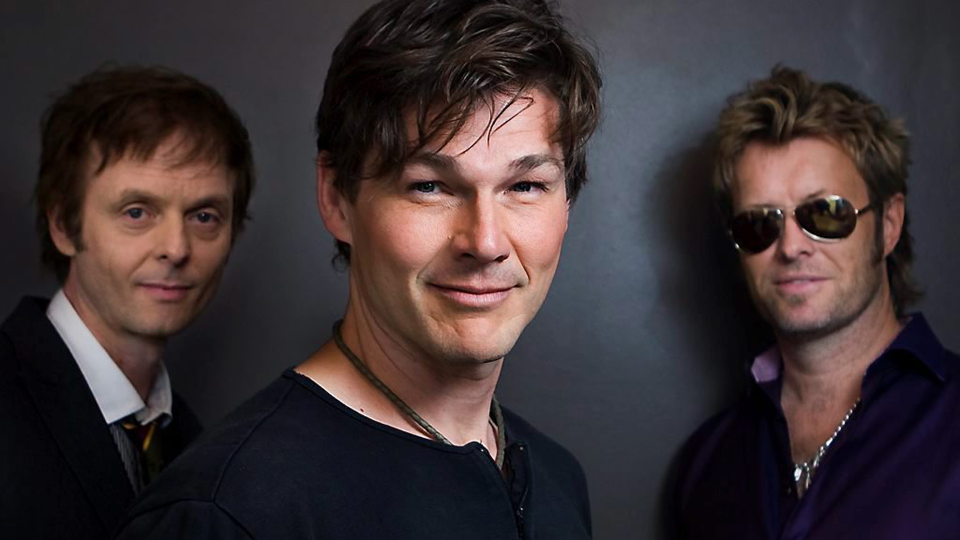
#> input picture images/aha.jpg, 1920 x 1080 px, given in place of the camera (shown at 1/2 size)
$ python detect_eyes.py
#> lines starting #> are read from the running program, lines starting #| are printed output that depends on the picture
# detect_eyes.py
# detect eyes
# 7/13/22

import cv2

face_cascade = cv2.CascadeClassifier('./haarcascade/haarcascade_frontalface_alt.xml')
eye_cascade = cv2.CascadeClassifier('./haarcascade/haarcascade_lefteye_2splits.xml')


if face_cascade.empty():
    raise IOError('Face Cascade not found')

if eye_cascade.empty():
    raise IOError('Eye Cascade not found')

cap = cv2.VideoCapture(0)
ds_factor = 0.5

while True:
    ret, frame = cap.read()
#> frame is the input picture: shape (1080, 1920, 3); mean B, G, R 51.7, 49.6, 60.3
    frame = cv2.resize(frame, None, fx=ds_factor, fy=ds_factor, interpolation=cv2.INTER_AREA)
#> frame: shape (540, 960, 3)
    gray = cv2.cvtColor(frame, cv2.COLOR_BGR2GRAY)
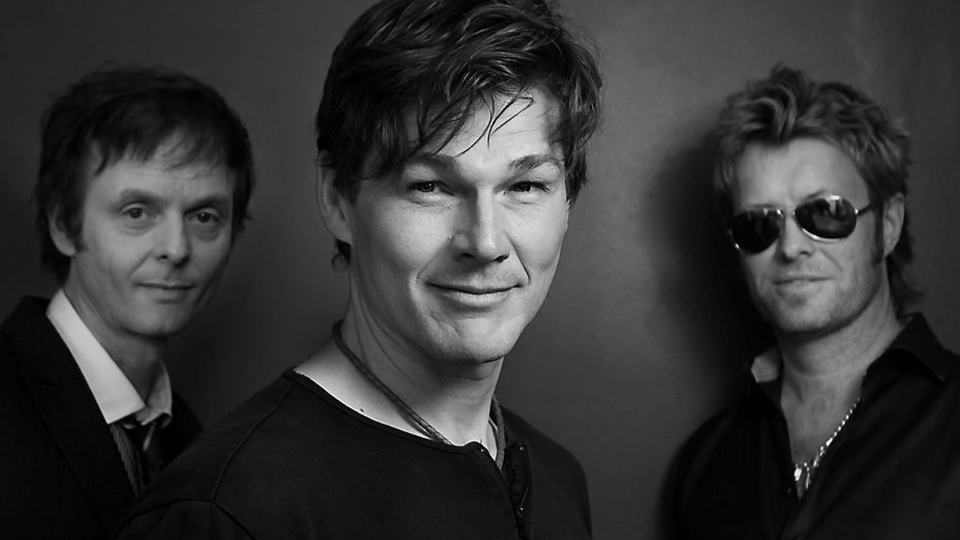
#> gray: shape (540, 960); min 0, max 254, mean 53.1

    faces = face_cascade.detectMultiScale(gray, 1.3, 5)
#> faces = [[79, 142, 190, 190], [706, 149, 186, 186], [361, 94, 243, 243]]
    for (x,y, w,h) in faces:
        roi_gray = gray[y:y+h, x:x+w]
        roi_color = frame[y:y+h, x:x+w]
        # face detected
        cv2.rectangle(frame,(x,y), (x+w, y+h), (0,255,0), 3)
        eyes = eye_cascade.detectMultiScale(roi_gray)
        cv2.imshow('roi color', roi_color)
        # cv2.waitKey()
        for (x_eye, y_eye, w_eye, h_eye) in eyes:
            cv2.rectangle(roi_color, (x_eye, y_eye), (x_eye + w_eye, y_eye + h_eye), (255, 255, 0), 3)
            center = (int(x_eye + 0.5*w_eye), int(y_eye + 0.5*h_eye))
            radius = int(0.3 * (w_eye + h_eye))
            color = (0, 255, 0)
            thickness = 3
            cv2.circle(roi_color, center, radius, color, thickness)
#> this loop made 3 passes
#> (x, y, w, h, eyes) on passes 1, 3: (79, 142, 190, 190, [[109, 51, 38, 38], [39, 42, 46, 46]]), (361, 94, 243, 243, [[145, 59, 52, 52]])
#> pass 1, `roi_color = frame[y:y+h, x:x+w]`:
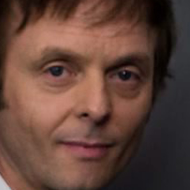
#> roi_color: shape (190, 190, 3); mean B, G, R 57.7, 67.6, 97.6
#> pass 1, `cv2.imshow('roi color', roi_color)`:
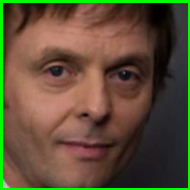
#> window 'roi color': shape (190, 190, 3); mean B, G, R 55.6, 78.5, 94.5
#> pass 2, `roi_gray = gray[y:y+h, x:x+w]`:
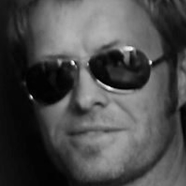
#> roi_gray: shape (186, 186); min 0, max 251, mean 74.4
#> after the loop:
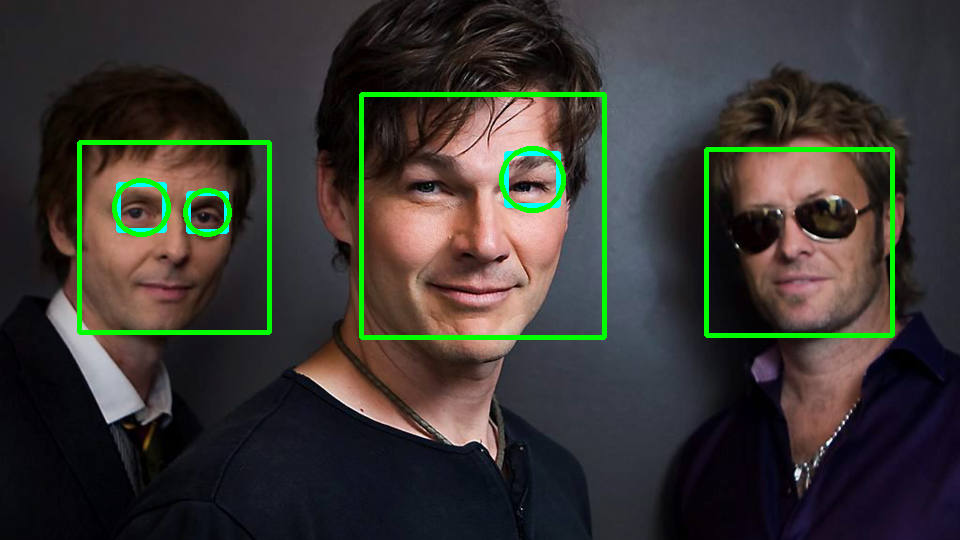
#> frame: shape (540, 960, 3); mean B, G, R 50.5, 55.5, 57.6
#> after the loop:
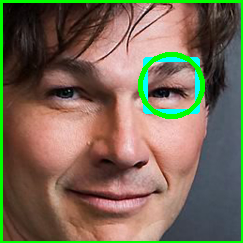
#> roi_color: shape (243, 243, 3); mean B, G, R 85.4, 106.3, 119.7
#> after the loop:
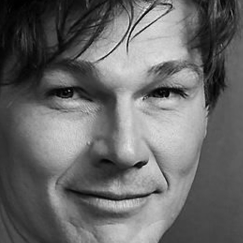
#> roi_gray: shape (243, 243); min 0, max 241, mean 104.5

    cv2.imshow('Eye Detector', frame)
    c = cv2.waitKey(1)
#> (key Esc is pressed here)
    if c == 27:
        break

cap.release()
cv2.destroyAllWindows()

$ run again, on images/banana1.jpg
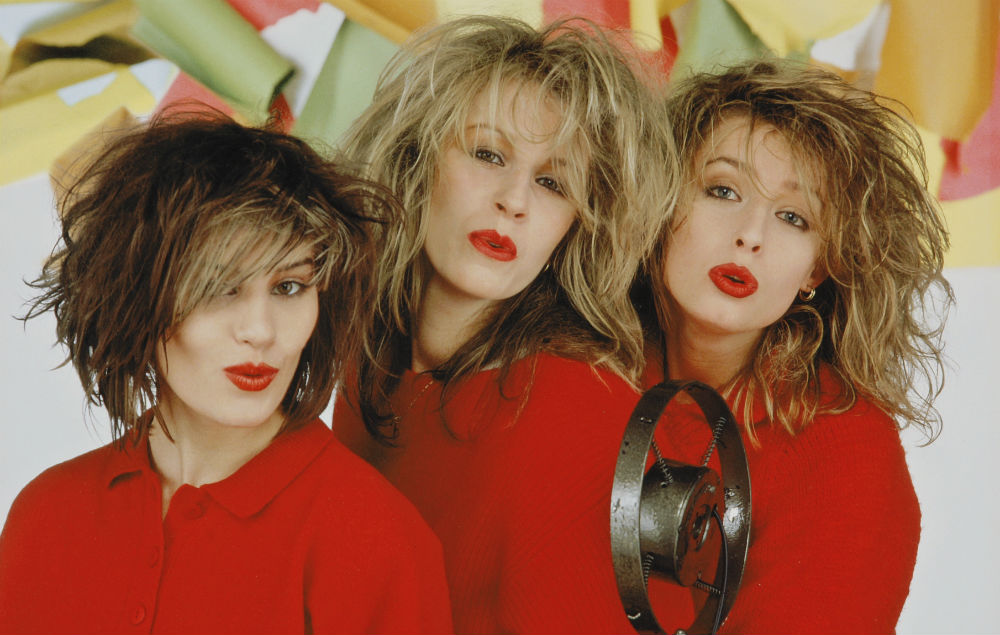
#> input picture images/banana1.jpg, 1000 x 635 px, given in place of the camera
#> frame is the input picture: shape (635, 1000, 3); mean B, G, R 70.7, 96.7, 148
#> `gray = cv2.cvtColor(frame, cv2.COLOR_BGR2GRAY)`:
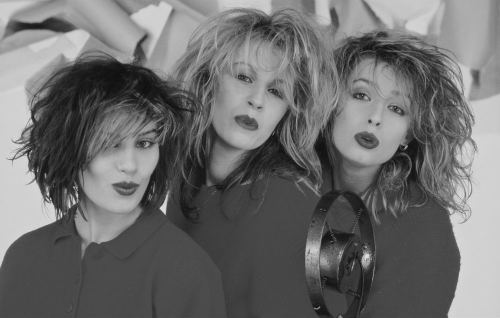
#> gray: shape (318, 500); min 15, max 222, mean 109.2
#> faces = [[80, 112, 94, 94]]
#> the loop `for (x,y, w,h) in faces:` made 1 pass
#> (x, y, w, h, eyes) on pass 1: (80, 112, 94, 94, [[53, 16, 23, 23]])
#> after the loop `for (x,y, w,h) in faces:`:
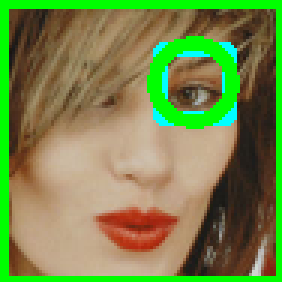
#> roi_color: shape (94, 94, 3) (shown 3 times larger); mean B, G, R 73.9, 135.1, 118.6
